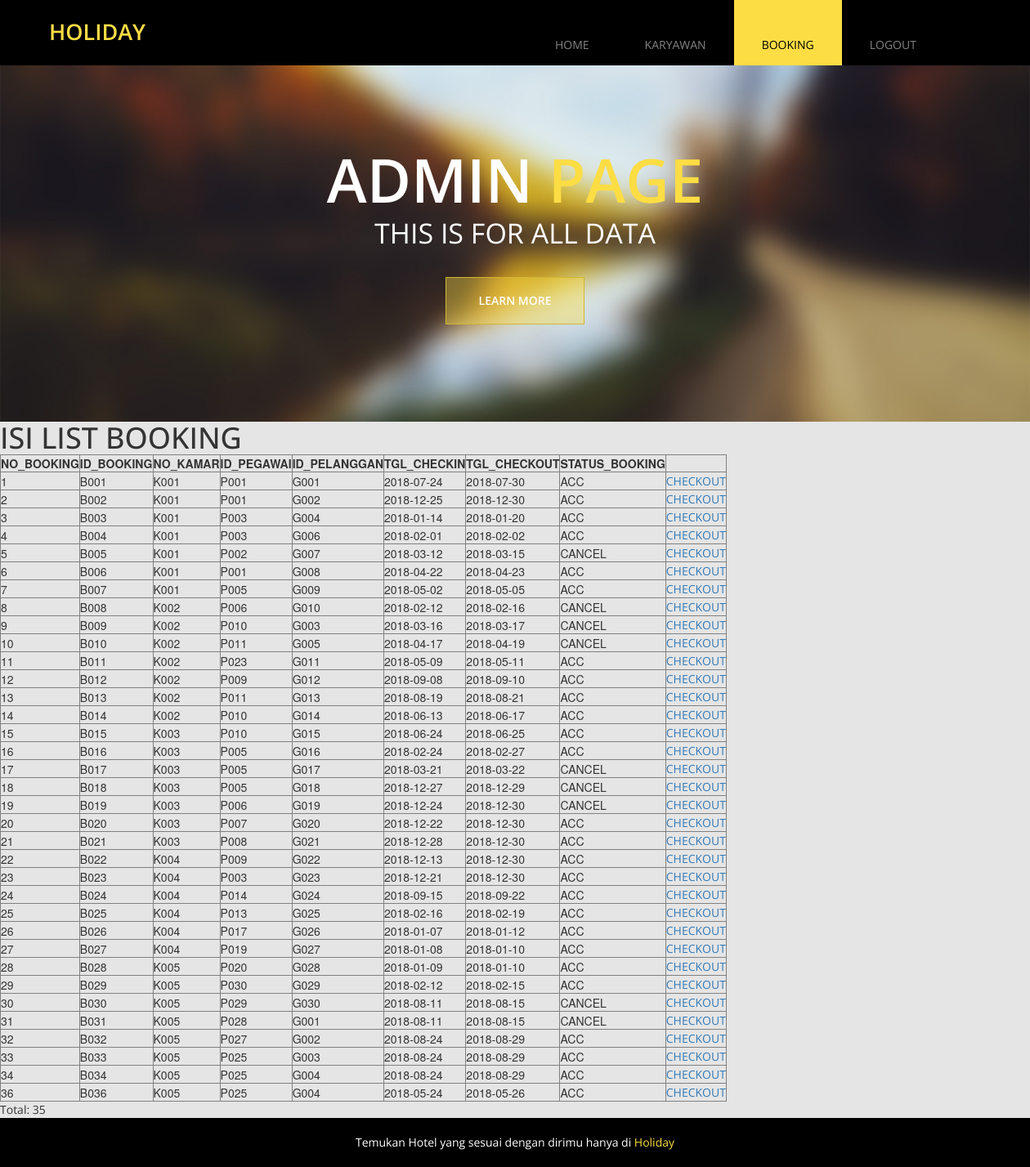
Screenshot of /booking.php with the database file from the repository.
### tables this page shows
CREATE TABLE BOOKINGS
(
   NO_BOOKING		INT,
   ID_BOOKING           CHAR(4) NOT NULL,
   NO_KAMAR             VARCHAR(4) NOT NULL,
   ID_PEGAWAI           CHAR(4) NOT NULL,
   ID_PELANGGAN         CHAR(4) NOT NULL,
   TGL_CHECKIN          DATE,
   TGL_CHECKOUT         DATE,
   STATUS_BOOKING       VARCHAR(50),
   PRIMARY KEY (ID_BOOKING),
   FOREIGN KEY (NO_KAMAR) REFERENCES KAMAR(NO_KAMAR) ON DELETE CASCADE,
   FOREIGN KEY (ID_PEGAWAI) REFERENCES PEGAWAI(ID_PEGAWAI) ON DELETE CASCADE,
   FOREIGN KEY (ID_PELANGGAN) REFERENCES PELANGGAN(ID_PELANGGAN) ON DELETE CASCADE
);

### booking.php (the view, shortened to what this page needs)
<?php
	include('server.php');
?>
<!DOCTYPE html>
<html>
<head>
  <link href="css/font-awesome.min.css" rel="stylesheet">
  <link href="css/bootstrap.min.css" rel="stylesheet">
  <link href="css/bootstrap-datetimepicker.min.css" rel="stylesheet">
  <link href="css/flexslider.css" rel="stylesheet">
  <link href="css/templatemo-style.css" rel="stylesheet">
  </head>
  <body class="tm-gray-bg">
  	<div class="tm-header">
  		<div class="container">
  			<div class="row">
  				<div class="col-lg-6 col-md-4 col-sm-3 tm-site-name-container">
  					<a href="#" class="tm-site-name">Holiday</a>
  				</div>
	  			<div class="col-lg-6 col-md-8 col-sm-9">
	  				<nav class="tm-nav">
						<ul>
							<li><a href="admin_home.php">Home</a></li>
							<li><a href="Karyawan.php">Karyawan</a></li>
							<li><a href="booking.php" class="active">Booking</a></li>
							<li><a href="logout.php">Logout</a></li>
						</ul>
					</nav>
	  			</div>
  			</div>
  		</div>
  	</div>
	<section class="tm-banner">
		<div class="flexslider flexslider-banner">
		  <ul class="slides">
		    <li>
			    <div class="tm-banner-inner">
					<h1 class="tm-banner-title">ADMIN <span class="tm-yellow-text">PAGE</span></h1>
					<p class="tm-banner-subtitle">THIS IS FOR ALL DATA</p>
					<a href="#more" class="tm-banner-link">Learn More</a>
				</div>
				<img src="img/banner-1.jpg" alt="Image" />
		    </li>
		  </ul>
		</div>
	</section>
		<div class="content">
		<h1>
			ISI LIST BOOKING
		</h1>
		<table border="1">
		<thead>
		<tr>
			<th>NO_BOOKING</th>
			<th>ID_BOOKING</th>
			<th>NO_KAMAR</th>
			<th>ID_PEGAWAI</th>
			<th>ID_PELANGGAN</th>
			<th>TGL_CHECKIN</th>
			<th>TGL_CHECKOUT</th>
			<th>STATUS_BOOKING</th>
		</tr>
		</thead>
		<tbody>
		<?php
		$sqli = "SELECT * FROM BOOKINGS";
		$query = mysqli_query($db, $sqli);
		while($booking = mysqli_fetch_array($query)){
			echo "<tr>";
			echo "<td>".$booking['NO_BOOKING']."</td>";
			echo "<td>".$booking['ID_BOOKING']."</td>";
			echo "<td>".$booking['NO_KAMAR']."</td>";
			echo "<td>".$booking['ID_PEGAWAI']."</td>";
			echo "<td>".$booking['ID_PELANGGAN']."</td>";
			echo "<td>".$booking['TGL_CHECKIN']."</td>";
			echo "<td>".$booking['TGL_CHECKOUT']."</td>";
			echo "<td>".$booking['STATUS_BOOKING']."</td>";
			echo "<td>";
			echo "<a href='denda.php?id_booking=".$booking['ID_BOOKING']."'>CHECKOUT</a>";
			echo "</td>";
			echo "</tr>";
		}
		?>
		</tbody>
		</table>
	<p>Total: <?php echo mysqli_num_rows($query) ?></p>
	</div>
	<footer class="tm-black-bg">
		<div class="container">
			<div class="row">
				<p class="tm-copyright-text">Temukan Hotel yang sesuai dengan dirimu
                 hanya di <a rel="nofollow" href="http://www.templatemo.com" target="_parent">Holiday</a></p>
			</div>
		</div>
	</footer>
</body>
</html>

### css/flexslider.css (style rules this page uses)
.slides, .slides > li, .flex-control-nav, .flex-direction-nav { margin: 0; padding: 0; list-style: none; }
.flexslider { margin: 0; padding: 0; }
.flexslider .slides > li { display: none; -webkit-backface-visibility: hidden; }
.flexslider .slides img { width: 100%; display: block; }
.flexslider .slides:after { content: "\0020"; display: block; clear: both; visibility: hidden; line-height: 0; height: 0; }
.flexslider { margin: 0 0 60px; background: #ffffff; border: 4px solid #ffffff; position: relative; zoom: 1; -webkit-border-radius: 4px; -moz-border-radius: 4px; border-radius: 4px; -webkit-box-shadow: '' 0 1px 4px rgba(0, 0, 0, 0.2); -moz-box-shadow: '' 0 1px 4px rgba(0, 0, 0, 0.2); -o-box-shadow: '' 0 1px 4px rgba(0, 0, 0, 0.2); box-shadow: '' 0 1px 4px rgba(0, 0, 0, 0.2); }
.flexslider .slides { zoom: 1; }
.flexslider .slides img { height: auto; }

### css/templatemo-style.css (style rules this page uses)
ul,p { margin: 0; padding: 0; }
h1,h2,h3 { margin: 0; padding: 0; }
h1,h2,h3,a,p { font-family: 'Open Sans', sans-serif; }
body { overflow-x: hidden; }
.tm-header { background: #000000; height: 80px; position: relative; z-index: 100; }
.tm-site-name-container { padding-top: 20px; }
.tm-site-name { color: #FCDD44; font-size: 27px; font-weight: 600; text-transform: uppercase; }
.tm-nav { display: block; overflow: hidden; }
.tm-nav li { list-style: none; float: left; }
.tm-nav li a { color: #838383; display: block; padding: 45px 34px 15px 34px; text-transform: uppercase; transition: all 0.3s ease; }
.tm-nav li a.active, .tm-nav li a:focus, .tm-nav li a:hover { background: #FCDD44; color: #000; }
.tm-banner-inner { height: auto; margin: auto; position: absolute; top: -20px; left: 0px; bottom: 0px; right: 0px; display: -webkit-flex; display: -ms-flexbox; display: flex; -webkit-flex-direction: column; -ms-flex-direction: column; flex-direction: column; -webkit-align-items: center; -ms-flex-align: center; align-items: center; -webkit-justify-content: center; -ms-flex-pack: center; justify-content: center; }
.tm-banner-title, .tm-banner-subtitle, .tm-banner-link { text-transform: uppercase; }
.tm-banner-title, .tm-banner-subtitle { color: white; }
.tm-banner-title { font-size: 74px; font-weight: 600; }
.tm-banner-subtitle { font-size: 34px; }
.tm-yellow-text { color: #FCDD44; }
.tm-banner-link { background: rgba(252, 221, 68, 0.39) none repeat scroll 0% 0%; border: 1px solid #D2B731; color: #FFF; font-weight: 600; display: inline-block; padding: 18px 40px; margin-top: 30px; transition: all 0.3s ease; }
.flexslider.flexslider-banner { max-width: 100%; height: 100%; z-index: 0; }
.flexslider.flexslider-banner .slides > li { text-align: center; }
.tm-gray-bg { background-color: #E5E5E5; }
.tm-black-bg { background-color: #000; }
.tm-copyright-text { color: white; text-align: center; padding-top: 20px; padding-bottom: 20px; }
.tm-copyright-text a { color: #FCDD44; }
.flex-caption, .flexslider.flexslider .slides img { float: left; }
.flexslider.flexslider-banner .slides img { display: block; width: 100%; }
.flexslider { border: none; border-radius: 0; margin: 0 auto; width: 100%; }

### rows the page displays
bookings: NO_BOOKING "1", ID_BOOKING "B001", NO_KAMAR "K001", ID_PEGAWAI "P001", ID_PELANGGAN "G001", TGL_CHECKIN "2018-07-24", TGL_CHECKOUT "2018-07-30", STATUS_BOOKING "ACC"
bookings: NO_BOOKING "2", ID_BOOKING "B002", NO_KAMAR "K001", ID_PEGAWAI "P001", ID_PELANGGAN "G002", TGL_CHECKIN "2018-12-25", TGL_CHECKOUT "2018-12-30", STATUS_BOOKING "ACC"
bookings: NO_BOOKING "3", ID_BOOKING "B003", NO_KAMAR "K001", ID_PEGAWAI "P003", ID_PELANGGAN "G004", TGL_CHECKIN "2018-01-14", TGL_CHECKOUT "2018-01-20", STATUS_BOOKING "ACC"
bookings: NO_BOOKING "4", ID_BOOKING "B004", NO_KAMAR "K001", ID_PEGAWAI "P003", ID_PELANGGAN "G006", TGL_CHECKIN "2018-02-01", TGL_CHECKOUT "2018-02-02", STATUS_BOOKING "ACC"
bookings: NO_BOOKING "5", ID_BOOKING "B005", NO_KAMAR "K001", ID_PEGAWAI "P002", ID_PELANGGAN "G007", TGL_CHECKIN "2018-03-12", TGL_CHECKOUT "2018-03-15", STATUS_BOOKING "CANCEL"
bookings: NO_BOOKING "6", ID_BOOKING "B006", NO_KAMAR "K001", ID_PEGAWAI "P001", ID_PELANGGAN "G008", TGL_CHECKIN "2018-04-22", TGL_CHECKOUT "2018-04-23", STATUS_BOOKING "ACC"
bookings: NO_BOOKING "7", ID_BOOKING "B007", NO_KAMAR "K001", ID_PEGAWAI "P005", ID_PELANGGAN "G009", TGL_CHECKIN "2018-05-02", TGL_CHECKOUT "2018-05-05", STATUS_BOOKING "ACC"
bookings: NO_BOOKING "8", ID_BOOKING "B008", NO_KAMAR "K002", ID_PEGAWAI "P006", ID_PELANGGAN "G010", TGL_CHECKIN "2018-02-12", TGL_CHECKOUT "2018-02-16", STATUS_BOOKING "CANCEL"
bookings: NO_BOOKING "9", ID_BOOKING "B009", NO_KAMAR "K002", ID_PEGAWAI "P010", ID_PELANGGAN "G003", TGL_CHECKIN "2018-03-16", TGL_CHECKOUT "2018-03-17", STATUS_BOOKING "CANCEL"
bookings: NO_BOOKING "10", ID_BOOKING "B010", NO_KAMAR "K002", ID_PEGAWAI "P011", ID_PELANGGAN "G005", TGL_CHECKIN "2018-04-17", TGL_CHECKOUT "2018-04-19", STATUS_BOOKING "CANCEL"
bookings: NO_BOOKING "11", ID_BOOKING "B011", NO_KAMAR "K002", ID_PEGAWAI "P023", ID_PELANGGAN "G011", TGL_CHECKIN "2018-05-09", TGL_CHECKOUT "2018-05-11", STATUS_BOOKING "ACC"
bookings: NO_BOOKING "12", ID_BOOKING "B012", NO_KAMAR "K002", ID_PEGAWAI "P009", ID_PELANGGAN "G012", TGL_CHECKIN "2018-09-08", TGL_CHECKOUT "2018-09-10", STATUS_BOOKING "ACC"
bookings: NO_BOOKING "13", ID_BOOKING "B013", NO_KAMAR "K002", ID_PEGAWAI "P011", ID_PELANGGAN "G013", TGL_CHECKIN "2018-08-19", TGL_CHECKOUT "2018-08-21", STATUS_BOOKING "ACC"
bookings: NO_BOOKING "14", ID_BOOKING "B014", NO_KAMAR "K002", ID_PEGAWAI "P010", ID_PELANGGAN "G014", TGL_CHECKIN "2018-06-13", TGL_CHECKOUT "2018-06-17", STATUS_BOOKING "ACC"
bookings: NO_BOOKING "15", ID_BOOKING "B015", NO_KAMAR "K003", ID_PEGAWAI "P010", ID_PELANGGAN "G015", TGL_CHECKIN "2018-06-24", TGL_CHECKOUT "2018-06-25", STATUS_BOOKING "ACC"
bookings: NO_BOOKING "16", ID_BOOKING "B016", NO_KAMAR "K003", ID_PEGAWAI "P005", ID_PELANGGAN "G016", TGL_CHECKIN "2018-02-24", TGL_CHECKOUT "2018-02-27", STATUS_BOOKING "ACC"
bookings: NO_BOOKING "17", ID_BOOKING "B017", NO_KAMAR "K003", ID_PEGAWAI "P005", ID_PELANGGAN "G017", TGL_CHECKIN "2018-03-21", TGL_CHECKOUT "2018-03-22", STATUS_BOOKING "CANCEL"
bookings: NO_BOOKING "18", ID_BOOKING "B018", NO_KAMAR "K003", ID_PEGAWAI "P005", ID_PELANGGAN "G018", TGL_CHECKIN "2018-12-27", TGL_CHECKOUT "2018-12-29", STATUS_BOOKING "CANCEL"
bookings: NO_BOOKING "19", ID_BOOKING "B019", NO_KAMAR "K003", ID_PEGAWAI "P006", ID_PELANGGAN "G019", TGL_CHECKIN "2018-12-24", TGL_CHECKOUT "2018-12-30", STATUS_BOOKING "CANCEL"
bookings: NO_BOOKING "20", ID_BOOKING "B020", NO_KAMAR "K003", ID_PEGAWAI "P007", ID_PELANGGAN "G020", TGL_CHECKIN "2018-12-22", TGL_CHECKOUT "2018-12-30", STATUS_BOOKING "ACC"
bookings: NO_BOOKING "21", ID_BOOKING "B021", NO_KAMAR "K003", ID_PEGAWAI "P008", ID_PELANGGAN "G021", TGL_CHECKIN "2018-12-28", TGL_CHECKOUT "2018-12-30", STATUS_BOOKING "ACC"
bookings: NO_BOOKING "22", ID_BOOKING "B022", NO_KAMAR "K004", ID_PEGAWAI "P009", ID_PELANGGAN "G022", TGL_CHECKIN "2018-12-13", TGL_CHECKOUT "2018-12-30", STATUS_BOOKING "ACC"
bookings: NO_BOOKING "23", ID_BOOKING "B023", NO_KAMAR "K004", ID_PEGAWAI "P003", ID_PELANGGAN "G023", TGL_CHECKIN "2018-12-21", TGL_CHECKOUT "2018-12-30", STATUS_BOOKING "ACC"
bookings: NO_BOOKING "24", ID_BOOKING "B024", NO_KAMAR "K004", ID_PEGAWAI "P014", ID_PELANGGAN "G024", TGL_CHECKIN "2018-09-15", TGL_CHECKOUT "2018-09-22", STATUS_BOOKING "ACC"
bookings: NO_BOOKING "25", ID_BOOKING "B025", NO_KAMAR "K004", ID_PEGAWAI "P013", ID_PELANGGAN "G025", TGL_CHECKIN "2018-02-16", TGL_CHECKOUT "2018-02-19", STATUS_BOOKING "ACC"
bookings: NO_BOOKING "26", ID_BOOKING "B026", NO_KAMAR "K004", ID_PEGAWAI "P017", ID_PELANGGAN "G026", TGL_CHECKIN "2018-01-07", TGL_CHECKOUT "2018-01-12", STATUS_BOOKING "ACC"
bookings: NO_BOOKING "27", ID_BOOKING "B027", NO_KAMAR "K004", ID_PEGAWAI "P019", ID_PELANGGAN "G027", TGL_CHECKIN "2018-01-08", TGL_CHECKOUT "2018-01-10", STATUS_BOOKING "ACC"
bookings: NO_BOOKING "28", ID_BOOKING "B028", NO_KAMAR "K005", ID_PEGAWAI "P020", ID_PELANGGAN "G028", TGL_CHECKIN "2018-01-09", TGL_CHECKOUT "2018-01-10", STATUS_BOOKING "ACC"
bookings: NO_BOOKING "29", ID_BOOKING "B029", NO_KAMAR "K005", ID_PEGAWAI "P030", ID_PELANGGAN "G029", TGL_CHECKIN "2018-02-12", TGL_CHECKOUT "2018-02-15", STATUS_BOOKING "ACC"
bookings: NO_BOOKING "30", ID_BOOKING "B030", NO_KAMAR "K005", ID_PEGAWAI "P029", ID_PELANGGAN "G030", TGL_CHECKIN "2018-08-11", TGL_CHECKOUT "2018-08-15", STATUS_BOOKING "CANCEL"
bookings: NO_BOOKING "31", ID_BOOKING "B031", NO_KAMAR "K005", ID_PEGAWAI "P028", ID_PELANGGAN "G001", TGL_CHECKIN "2018-08-11", TGL_CHECKOUT "2018-08-15", STATUS_BOOKING "CANCEL"
bookings: NO_BOOKING "32", ID_BOOKING "B032", NO_KAMAR "K005", ID_PEGAWAI "P027", ID_PELANGGAN "G002", TGL_CHECKIN "2018-08-24", TGL_CHECKOUT "2018-08-29", STATUS_BOOKING "ACC"
bookings: NO_BOOKING "33", ID_BOOKING "B033", NO_KAMAR "K005", ID_PEGAWAI "P025", ID_PELANGGAN "G003", TGL_CHECKIN "2018-08-24", TGL_CHECKOUT "2018-08-29", STATUS_BOOKING "ACC"
bookings: NO_BOOKING "34", ID_BOOKING "B034", NO_KAMAR "K005", ID_PEGAWAI "P025", ID_PELANGGAN "G004", TGL_CHECKIN "2018-08-24", TGL_CHECKOUT "2018-08-29", STATUS_BOOKING "ACC"
bookings: NO_BOOKING "36", ID_BOOKING "B036", NO_KAMAR "K005", ID_PEGAWAI "P025", ID_PELANGGAN "G004", TGL_CHECKIN "2018-05-24", TGL_CHECKOUT "2018-05-26", STATUS_BOOKING "ACC"

### other values shown
mysqli_num_rows($query) "35"
